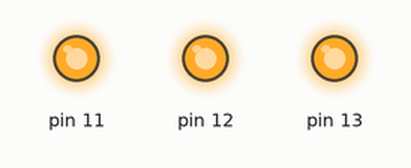
Simulated run of this sketch. Board: Arduino Uno, built with avr-gcc and run on an emulated ATmega328P. On the bench: output pins drawn as LEDs (lit = HIGH).

Above: at 0.1 s.
Timing chart, 0 to 1.6 s (numbered marks = the images above):
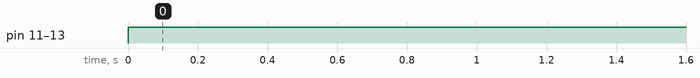

Measured:
- by itself, pin 11–13: LOW → HIGH at 0.00 s

The sketch:

traffic_light_static.ino
```cpp
//Semaforo Estatico
void setup() {
  // Configurar los pines como salida
  pinMode(13, OUTPUT);
  pinMode(12, OUTPUT);
  pinMode(11, OUTPUT);
}

void loop() {
  // Encender los tres pines
  digitalWrite(13, HIGH);
  digitalWrite(12, HIGH);
  digitalWrite(11, HIGH);
}
```
